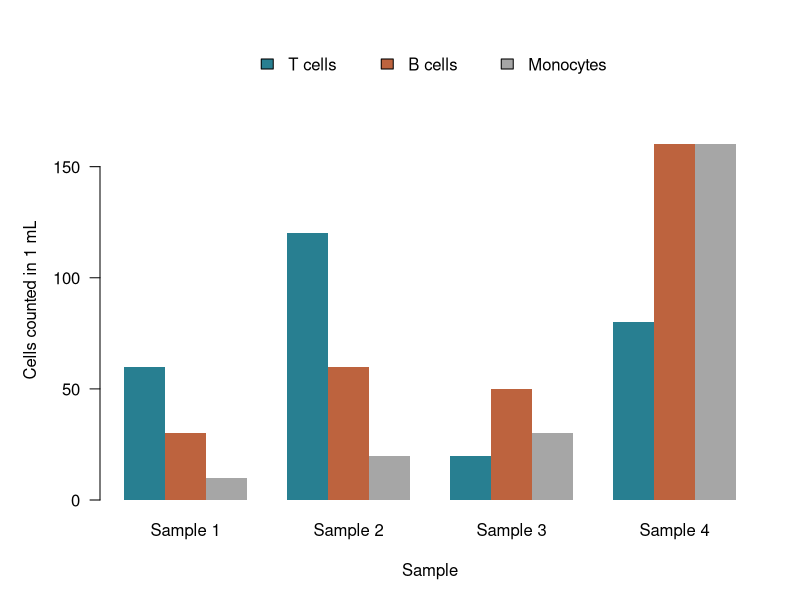
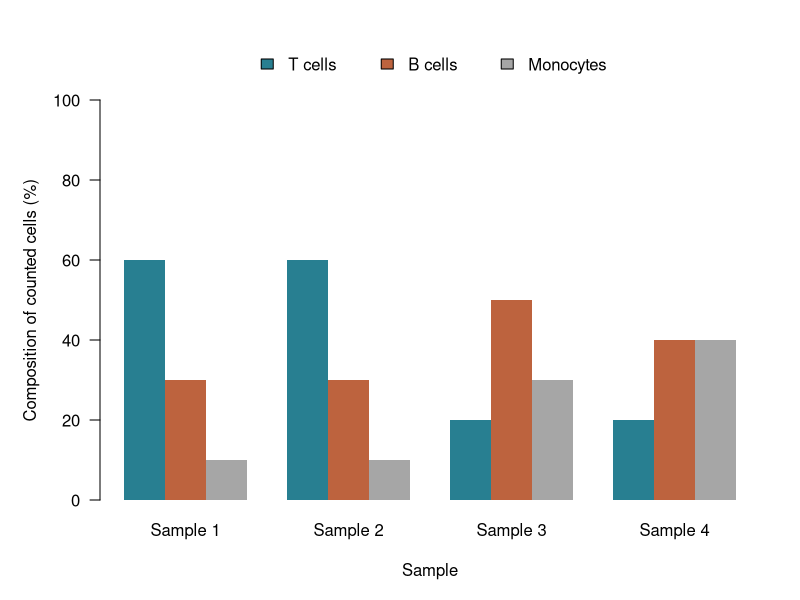

These figures' R source, in order:
# Same synthetic cell counts as the stacked-bar examples.
d<-read.csv('data/gallery-stacked-counts.csv',check.names=FALSE)
m<-t(as.matrix(d[,-1]));colnames(m)<-d$sample
cols<-c('#287f91','#bd633e','#a6a6a6')
for(kind in c('absolute','relative')){
 png(paste0('assets/gallery-grouped-',kind,'.png'),1100,780,res=130)
 par(mar=c(5,5,5,2),las=1,bty='l')
 vals<-if(kind=='absolute')m else sweep(m,2,colSums(m),'/')*100
 barplot(vals,beside=TRUE,names.arg=colnames(m),col=cols,border=NA,ylim=if(kind=='absolute')c(0,180) else c(0,100),ylab=if(kind=='absolute')'Cells counted in 1 mL' else 'Composition of counted cells (%)',xlab='Sample')
 legend('top',inset=c(0,-.14),legend=c('T cells','B cells','Monocytes'),fill=cols,bty='n',horiz=TRUE,xpd=NA)
 dev.off()
}
